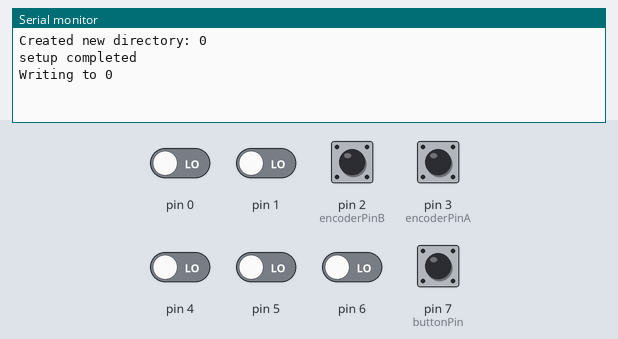
The sketch below on a simulated Arduino Uno, built for the host (arithmetic inside an expression is 32-bit, double 64-bit). Shown: the last lines printed to the serial monitor. Inputs (shaded band) come from the test bench; at power-on: pin 2 (encoderPinB), pin 3 (encoderPinA), pin 7 (buttonPin) HIGH, pin 0, pin 1, pin 4–6 LOW. Storage starts empty.

Above: at 1.2 s.
1.3 s: pin 7 (buttonPin) pulled LOW for 0.15 s
At 2.6 s:
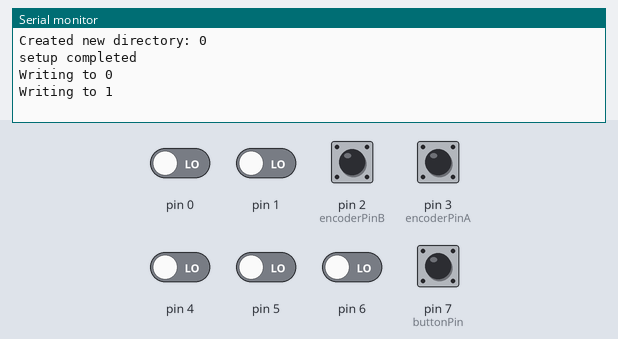
2.9 s: pin 7 (buttonPin) pulled LOW for 1 s
At 5.2 s:
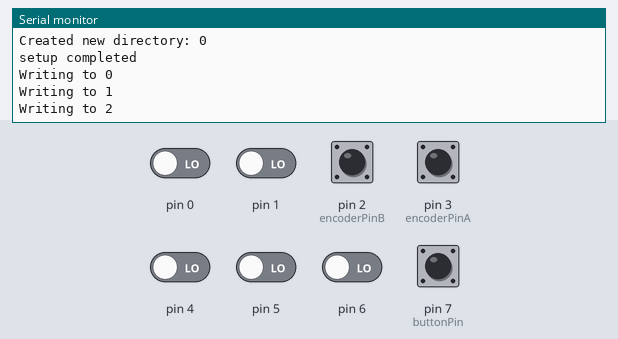

Measured:
- after the input at 1.3 s, the serial monitor: prints a new line after 0.16 s (image 1)
- after the input at 2.9 s, the serial monitor: prints a new line after 1.0 s (image 2)

The sketch:

codice_arduinonano.ino
```cpp
#include <SPI.h>
#include <SD.h>
#include <String.h>

#define encoderPinA 3
#define encoderPinB 2
#define buttonPin 7
#define SD_PIN 10

File logFile;
bool enableWriteToSD=false;

int newDirectoryName=0;
int newFileName=0;

bool startRecord;
volatile long encoderPosition=0;
volatile bool aStatePrev,bStatePrev,aState,bState;


void setup() {
  Serial.begin(9600);

  //setup rotary encoder
  DDRD &= ~((1 << encoderPinA) | (1 << encoderPinB));
  // Abilita i pull-up interni
  PORTD |= (1 << encoderPinA) | (1 << encoderPinB);
  attachInterrupt(digitalPinToInterrupt(encoderPinA),handleEncoderInterrupt,CHANGE);
  attachInterrupt(digitalPinToInterrupt(encoderPinB),handleEncoderInterrupt,CHANGE);

  //setup SD
  if(!SD.begin(SD_PIN)){ while(true); }

  while(SD.exists(String(newDirectoryName))){ newDirectoryName++; }
  if (SD.mkdir(String(newDirectoryName))){
    Serial.print("Created new directory: ");
    Serial.println(newDirectoryName);
  }


  //setup record button
  DDRD &= ~(1 << buttonPin);
  PORTD |= (1 << buttonPin);

  Serial.println("setup completed");
}

void loop() {
  startRecord=PIND&(1<<buttonPin);
  if(startRecord && !enableWriteToSD){
    logFile = SD.open(String(newDirectoryName) + "/" +  String(newFileName++) +".txt", FILE_WRITE);
    if (logFile) { Serial.println("Writing to "+ String(newFileName-1)); }
    enableWriteToSD=true;
  }
  else if(startRecord && enableWriteToSD) {
     logFile.print(String(encoderPosition)+",");
  }
  else if(!startRecord && enableWriteToSD){
    enableWriteToSD=false;
    logFile.close();
  }
}


void handleEncoderInterrupt(){
  // Leggi lo stato corrente dei segnali A e B
  aState = PIND & (1 << encoderPinA);
  bState = PIND & (1 << encoderPinB);

  // Verifica se il fronte di salita è avvenuto sul segnale A
  if (aState != aStatePrev) {
    aStatePrev = aState;
    // Verifica il cambiamento di direzione dell'encoder
    if (aStatePrev == bStatePrev) {
      encoderPosition--;
    } else {
      encoderPosition++;
    }
  }
  // Memorizza lo stato corrente dei segnali A e B per il prossimo interrupt
  bStatePrev = bState;
}
```
